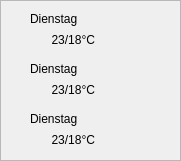
   <widget class="QFrame" name="frame_3">
    <property name="geometry">
     <rect>
      <x>830</x>
      <y>180</y>
      <width>181</width>
      <height>161</height>
     </rect>
    </property>
    <property name="frameShape">
     <enum>QFrame::StyledPanel</enum>
    </property>
    <property name="frameShadow">
     <enum>QFrame::Raised</enum>
    </property>
    <widget class="QLabel" name="label_Wetter_1">
     <property name="geometry">
      <rect>
       <x>110</x>
       <y>10</y>
       <width>41</width>
       <height>41</height>
      </rect>
     </property>
     <property name="text">
      <string/>
     </property>
     <property name="pixmap">
      <pixmap resource="hsGui.qrc">:/wetter.com/png/resource/wetter.com/d_1_b.png</pixmap>
     </property>
     <property name="scaledContents">
      <bool>true</bool>
     </property>
    </widget>
    <widget class="QLabel" name="label_Wetter_2">
     <property name="geometry">
      <rect>
       <x>110</x>
       <y>60</y>
       <width>41</width>
       <height>41</height>
      </rect>
     </property>
     <property name="text">
      <string/>
     </property>
     <property name="pixmap">
      <pixmap resource="hsGui.qrc">:/wetter.com/png/resource/wetter.com/d_0_b.png</pixmap>
     </property>
     <property name="scaledContents">
      <bool>true</bool>
     </property>
    </widget>
    <widget class="QLabel" name="label_Wetter_3">
     <property name="geometry">
      <rect>
       <x>110</x>
       <y>110</y>
       <width>41</width>
       <height>41</height>
      </rect>
     </property>
     <property name="text">
      <string/>
     </property>
     <property name="pixmap">
      <pixmap resource="hsGui.qrc">:/wetter.com/png/resource/wetter.com/d_8_b.png</pixmap>
     </property>
     <property name="scaledContents">
      <bool>true</bool>
     </property>
    </widget>
    <widget class="QLabel" name="label_Tag_1">
     <property name="geometry">
      <rect>
       <x>30</x>
       <y>10</y>
       <width>91</width>
       <height>17</height>
      </rect>
     </property>
     <property name="text">
      <string>Dienstag</string>
     </property>
    </widget>
    <widget class="QLabel" name="label_Tag_2">
     <property name="geometry">
      <rect>
       <x>30</x>
       <y>60</y>
       <width>91</width>
       <height>17</height>
      </rect>
     </property>
     <property name="text">
      <string>Dienstag</string>
     </property>
    </widget>
    <widget class="QLabel" name="label_Tag_3">
     <property name="geometry">
      <rect>
       <x>30</x>
       <y>110</y>
       <width>91</width>
       <height>17</height>
      </rect>
     </property>
     <property name="text">
      <string>Dienstag</string>
     </property>
    </widget>
    <widget class="QLabel" name="label_Temp_1">
     <property name="geometry">
      <rect>
       <x>30</x>
       <y>30</y>
       <width>65</width>
       <height>20</height>
      </rect>
     </property>
     <property name="text">
      <string>23/18°C</string>
     </property>
     <property name="alignment">
      <set>Qt::AlignRight|Qt::AlignTrailing|Qt::AlignVCenter</set>
     </property>
    </widget>
    <widget class="QLabel" name="label_Temp_2">
     <property name="geometry">
      <rect>
       <x>30</x>
       <y>80</y>
       <width>65</width>
       <height>20</height>
      </rect>
     </property>
     <property name="text">
      <string>23/18°C</string>
     </property>
     <property name="alignment">
      <set>Qt::AlignRight|Qt::AlignTrailing|Qt::AlignVCenter</set>
     </property>
    </widget>
    <widget class="QLabel" name="label_Temp_3">
     <property name="geometry">
      <rect>
       <x>30</x>
       <y>130</y>
       <width>65</width>
       <height>20</height>
      </rect>
     </property>
     <property name="text">
      <string>23/18°C</string>
     </property>
     <property name="alignment">
      <set>Qt::AlignRight|Qt::AlignTrailing|Qt::AlignVCenter</set>
     </property>
    </widget>
   </widget>
